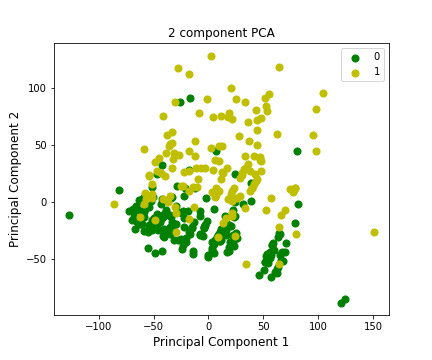

Recreate this plot in Python.
#%% Import libraries

from sklearn.model_selection import train_test_split
from sklearn.preprocessing import StandardScaler
from sklearn.decomposition import PCA
import matplotlib.pyplot as plt
import pandas as pd

#%% PCA

#Load the data
data = pd.read_csv("data_before_pca.csv") 
labels = data.iloc[:,0]
features = data.iloc[:,1:]

#Standarzing the data
scaler = StandardScaler()
scaler.fit(features)
st_data = scaler.transform(features)

#%% PCA for data visualization

pca = PCA(n_components=2)
principalComponents = pca.fit_transform(features)
principalDf = pd.DataFrame(data = principalComponents, columns = ['principal component 1', 'principal component 2'])

finalDf = pd.concat([principalDf, labels], axis = 1)

fig = plt.figure(figsize = (6,5))
ax = fig.add_subplot(1,1,1) 
ax.set_xlabel('Principal Component 1', fontsize = 12)
ax.set_ylabel('Principal Component 2', fontsize = 12)
ax.set_title('2 component PCA', fontsize = 15)
targets = [0,1]
colors = ['g','y']
for target, color in zip(targets,colors):
    indicesToKeep = finalDf['group'] == target
    ax.scatter(finalDf.loc[indicesToKeep, 'principal component 1']
               , finalDf.loc[indicesToKeep, 'principal component 2']
               , c = color
               , s = 50)
ax.legend(targets)
ax.grid()

#%% PCA to Speed-up Machine Learning Algorithms
pca = PCA(.95)
pca.fit(st_data)
pca_data = pca.transform(st_data)

#Data exportation
df = pd.DataFrame(pca_data)
df.to_csv('data_after_pca.csv')

#%% Data split

original_data = pd.read_csv("data_before_pca.csv")
o_features = original_data.iloc[:,1:]
o_labels = original_data.iloc[:,0]

ft_train_o, ft_test_o, l_train_o, l_test_o = train_test_split(o_features, o_labels, test_size=0.3, random_state=42)
ft_val_o, ft_test_o, l_val_o, l_test_o = train_test_split(ft_test_o,l_test_o,test_size=0.5, random_state=42)

d = {"Train": [l_train_o.sum(),len(l_train_o)-l_train_o.sum(),len(l_train_o)],
"Valid": [l_val_o.sum(),len(l_val_o)-l_val_o.sum(),len(l_val_o)],
"Test": [l_test_o.sum(),len(l_test_o)-l_test_o.sum(),len(l_test_o)]}

print("--------------Original data--------------")
print ("{:<8} {:<15} {:<10} {:<10}".format('Set','ADHD','Control','Total'))
for k, v in d.items():
    adhd, control, total = v
    print ("{:<8} {:<15} {:<10} {:<10}".format(k, adhd, control, total))

pca_data = pd.read_csv("data_after_pca.csv")
pca_features = pca_data.iloc[:,1:]
pca_labels = original_data.iloc[:,0]
    
ft_train_pca, ft_test_pca, l_train_pca, l_test_pca = train_test_split(pca_features, pca_labels, test_size=0.3, random_state=42)
ft_val_pca, ft_test_pca, l_val_pca, l_test_pca = train_test_split(ft_test_pca,l_test_pca,test_size=0.5, random_state=42)

d = {"Train": [l_train_pca.sum(),len(l_train_pca)-l_train_pca.sum(),len(l_train_pca)],
"Valid": [l_val_pca.sum(),len(l_val_pca)-l_val_pca.sum(),len(l_val_pca)],
"Test": [l_test_pca.sum(),len(l_test_pca)-l_test_pca.sum(),len(l_test_pca)]}

print("\n")
print("-----------------PCA data-----------------")
print ("{:<8} {:<15} {:<10} {:<10}".format('Set','ADHD','Control','Total'))
for k, v in d.items():
    adhd, control, total = v
    print ("{:<8} {:<15} {:<10} {:<10}".format(k, adhd, control, total))
